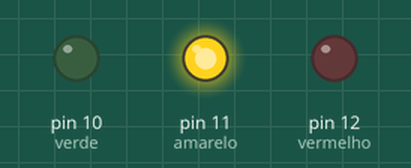
Simulated run of this sketch. Board: Arduino Uno, built with avr-gcc and run on an emulated ATmega328P. On the bench: output pins drawn as LEDs (lit = HIGH).

Above: at 1.0 s.
At 4.5 s:
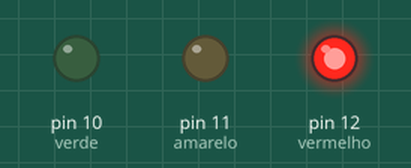
At 9.5 s:
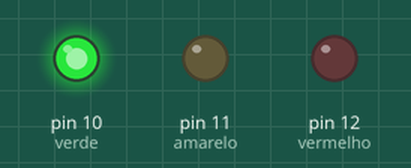
Timing chart, 0 to 15.6 s (numbered marks = the images above):
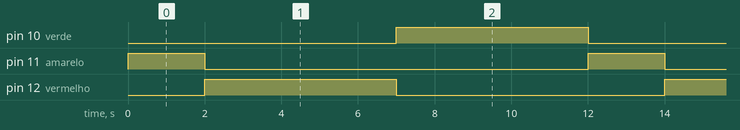

The sketch:

semafarobasico.ino
```cpp
//Semáforo básico

int vermelho = 12;
int amarelo = 11;
int verde = 10;

void setup() {
  pinMode(vermelho, OUTPUT);
  pinMode(amarelo, OUTPUT);
  pinMode(verde, OUTPUT);
}

void loop() {
  //inicia com o sinal amarelo
  digitalWrite(vermelho, LOW);
  digitalWrite(amarelo, HIGH);
  digitalWrite(verde, LOW);

  delay(2000);

  //apaga amarelo e liga o vermelho
  digitalWrite(amarelo, LOW);
  digitalWrite(vermelho, HIGH);

  delay(5000);

  //apaga o vermelho e liga o verde
  digitalWrite(verde, HIGH);
  digitalWrite(vermelho, LOW);

  delay(5000);
}
```

Measured:
- by itself, pin 10 (verde), pin 12 (vermelho): alternates HIGH for 5.0 s and LOW for 7.0 s
- by itself, pin 11 (amarelo): alternates HIGH for 2.0 s and LOW for 10.0 s
- by itself, everything shown: repeats every 12.0 s, in 3 steps
